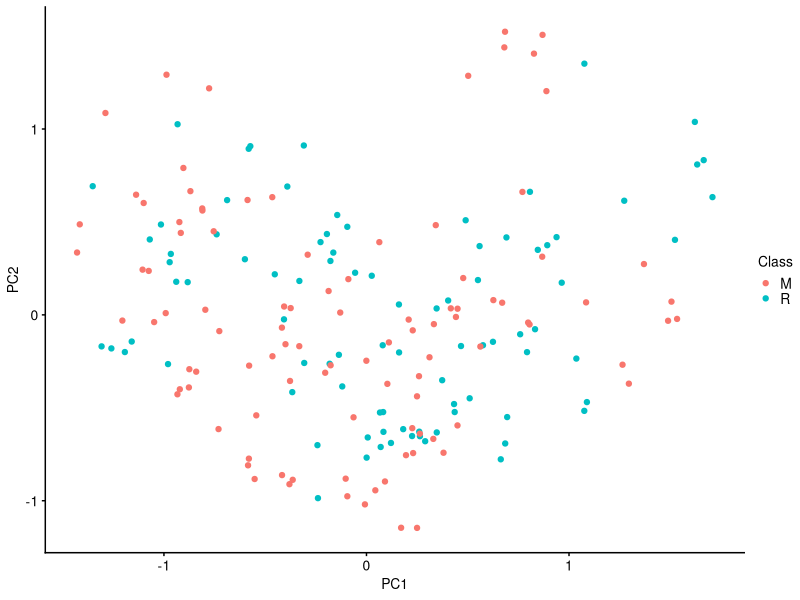
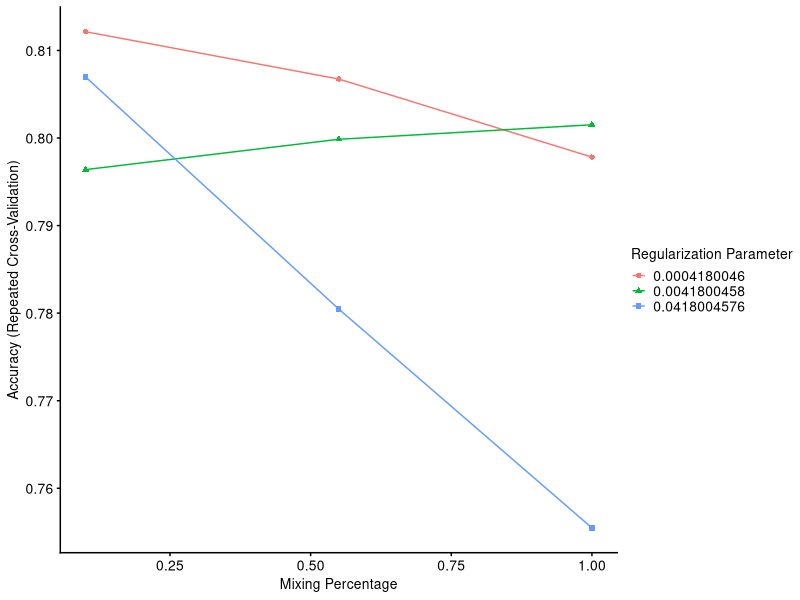
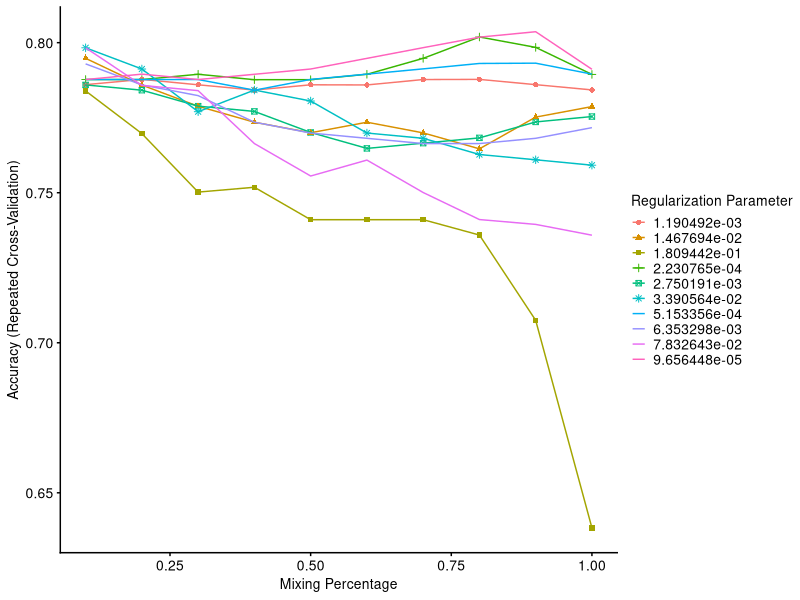

Write R code to recreate these figures, in order. (Note: this script raises an error after producing the figures.)
## ---- chunk 1

library(tidyverse)
library(cowplot)

text_base_size   <- 10

ggplot_text_size <- text_base_size / ggplot2::.pt # Trick to make geom_text etc. same size and theme

theme_set(theme_cowplot(font_size = text_base_size, rel_small = 1, rel_tiny = 1, rel_large = 1))

knitr::opts_chunk$set(fig.width = 120/25.4)
knitr::opts_chunk$set(fig.height = 80/25.4)
knitr::opts_chunk$set(dpi = 200)

## ---- chunk 2

library(caret)
library(mlbench)

data(Sonar)

Sonar <- as_tibble(Sonar) %>%
  select(Class, everything())

Sonar

## ---- chunk 3

set.seed(1)

inTraining <- createDataPartition(Sonar$Class, p = .90, list = FALSE) # We use 90% of data for training

training    <- Sonar[ inTraining,]
validation  <- Sonar[-inTraining,]

## ---- chunk 4

r  <- prcomp(x = training %>% select(-Class))

pd <- r$x %>% 
  as_tibble() %>%
  bind_cols(Class=training$Class) %>%
  {.}

ggplot(pd,aes(x=PC1, y=PC2, color=Class))+
  geom_point()

## ---- chunk 5

x <- getModelInfo(model = "glmnet")[[1]]
x$label
x$type
x$parameters

training_x <- training %>% select(-Class) %>% as.data.frame()
training_y <- training$Class

## ---- chunk 6

trControl <- trainControl(method = "repeatedcv", number = 5, repeats = 3, verboseIter = F)
  
fit <- train(x = training_x, 
             y = training_y, 
        method = "glmnet",
     trControl = trControl
    )
  
print(fit)
  
ggplot(fit)

## ---- chunk 7

trControl <- trainControl(method = "repeatedcv", number = 5, repeats = 3, verboseIter = F)

fit <- train(x = training_x, 
             y = training_y, 
        method = "glmnet",
    tuneLength = 10,
     trControl = trControl
    )
  
print(fit)
  
mean(fit$resample$Accuracy)

ggplot(fit)

# You can also use the fully fitted model directly on new data
predict(fit, newdata = validation)
  
# ...and since we know the truth we can also get the accuracy for this validation set.
sum(predict(fit, newdata = validation)==validation$Class)/nrow(validation)

## ---- chunk 8

trControl <- trainControl(method = "repeatedcv", number = 5, repeats = 3, 
                          verboseIter = F)

result    <- tibble(method = c("lda", "glm", "qda", "glmnet", "rf", "gbm"),
                  accuracy = NA, 
                   runtime = NA, 
                      plot = NA
                  )

for(i in 1:nrow(result)) {
  
  method <- result$method[i]
  
  cat(paste(Sys.time(), "Doing", method, "\n"), file = "log.txt", append=T)
  
  starttime <- as.integer(Sys.time())
  
  fit <- train(x = training_x, 
               y = training_y, 
          method = method,
      tuneLength = 10,
       trControl = trControl
      )
  
  runtime <- as.integer(Sys.time()) - starttime

  # Save plot if possible
  if (fit$modelInfo$parameters[1,1]!="parameter") { 
    result$plot[i] <- list(ggplot(fit)) 
  } 
  # Save performance and runtime
  result$accuracy[i] <- mean(fit$resample$Accuracy) # Mean of all the folds for best tunning parameters.
  result$runtime[i]  <- runtime

  cat(paste(Sys.time(), "Done", method, "Runtime:", runtime, "\n"), file = "log.txt", append=T)

}

## ---- chunk 9

for(i in 1:nrow(result)) {
  plot1 <- result$plot[[i]]
  plot_is_empty <- is.na(plot1)[[1]]
  if(plot_is_empty) { 
    next
  } else {
    plot(plot1 + ggtitle(result$method[i])) 
  }
}


## ---- chunk 10

result

## ---- chunk 11

ggplot(result, aes(x=runtime, y=accuracy, color=method)) + geom_point() + ylim(0,1)

